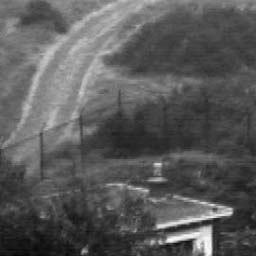
%> input picture image/eo.bmp, 256 x 256 px
$ octave --eval "result = fitness(imread('image/eo.bmp'));"   (GNU Octave 9; MATLAB toolbox functions it lacks are replaced by stand-ins)
%> lines starting %> are read from the running program, lines starting %| are printed output that depends on the picture
### get_new_image.m
function new_image=get_new_image(old_image,x)
delta_x=x(1,1);
delta_y=x(1,2);
theta=x(1,3);
% scale=x(1,4);
delta_x= round(delta_x);
delta_y=round(delta_y);
se=translate(strel(1),[delta_x delta_y]);
now_image=imdilate(old_image,se);
now_image=imrotate(now_image,theta,'bicubic','crop');
new_image=now_image;
% [5 lines of commented-out code are left out]

### fitness.m
function y=fitness(x)
input = imread('tv3.png');
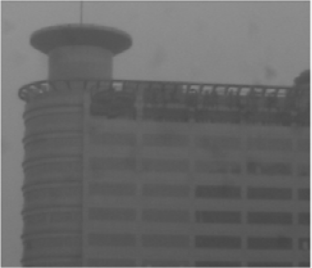
%> input picture image/tv3.png, 312 x 268 px
%> input is the input picture: size 268x312x3 uint8; min 65, max 247, mean 104.3
base = imread('ir3.png');
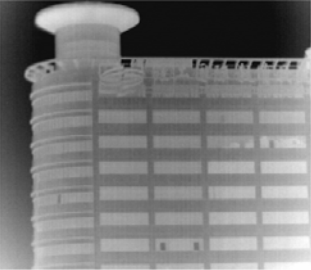
%> input picture image/ir3.png, 311 x 270 px
%> base is the input picture: size 270x311x3 uint8; min 6, max 254, mean 120.8
[row1,col1,c1] = size(base);
%> row1 = 270; col1 = 311; c1 = 3
[row2,col2,c2] = size(input);
%> row2 = 268; col2 = 312; c2 = 3
if c1>1
    base = rgb2gray(base);
%> base: size 270x311 uint8
end
if c2>1
    input = rgb2gray(input);
%> input: size 268x312 uint8
end

if row1 > row2
    row1=row2;
%> row1 = 268
end
if col1 > col2
    col1=col2;
end
input = input(1:row1,1:col1);
%> input: size 268x311 uint8

base = double(base);
%> base: size 270x311 double
input = double(input);
%> input: size 268x311 double

% 仿射变化
delta_x=x(1,1);  %水平平移
%> delta_x = 115
delta_y=x(1,2);  %垂直平移
%> delta_y = 115
theta=x(1,3);    %旋转角
%> theta = 116
% scale=x(1,4);    %缩放因子
delta_x= round(delta_x);
delta_y=round(delta_y);

now_image = get_new_image(input,x);
%> in get_new_image, `delta_x=x(1,1);`: delta_x = 115
%> in get_new_image, `theta=x(1,3);`: theta = 116
%> the run ends on the next line

y=MI(base,now_image);
